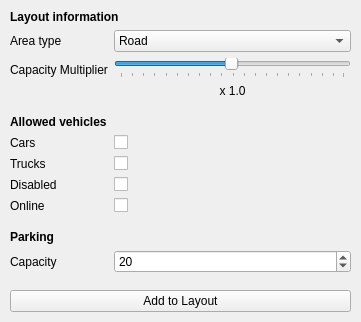
     <widget class="QWidget" name="formLayoutWidget">
      <property name="geometry">
       <rect>
        <x>480</x>
        <y>170</y>
        <width>361</width>
        <height>321</height>
       </rect>
      </property>
      <layout class="QFormLayout" name="form_layout">
       <property name="leftMargin">
        <number>10</number>
       </property>
       <property name="topMargin">
        <number>10</number>
       </property>
       <property name="rightMargin">
        <number>10</number>
       </property>
       <property name="bottomMargin">
        <number>10</number>
       </property>
       <item row="0" column="0" colspan="2">
        <widget class="QLabel" name="lab_layout_form">
         <property name="font">
          <font>
           <weight>75</weight>
           <bold>true</bold>
          </font>
         </property>
         <property name="text">
          <string>Layout information</string>
         </property>
        </widget>
       </item>
       <item row="1" column="0">
        <widget class="QLabel" name="lab_layout_area">
         <property name="text">
          <string>Area type</string>
         </property>
        </widget>
       </item>
       <item row="1" column="1">
        <widget class="QComboBox" name="comboBox_area_type">
         <item>
          <property name="text">
           <string>Road</string>
          </property>
         </item>
         <item>
          <property name="text">
           <string>Check-in</string>
          </property>
         </item>
         <item>
          <property name="text">
           <string>Entry</string>
          </property>
         </item>
         <item>
          <property name="text">
           <string>Parking</string>
          </property>
         </item>
         <item>
          <property name="text">
           <string>Gate</string>
          </property>
         </item>
        </widget>
       </item>
       <item row="2" column="0">
        <widget class="QLabel" name="lab_capacity_multiplier">
         <property name="text">
          <string>Capacity Multiplier</string>
         </property>
        </widget>
       </item>
       <item row="2" column="1">
        <layout class="QVBoxLayout" name="verticalLayout">
         <item>
          <widget class="QSlider" name="horSlider_capacity_multiplier">
           <property name="statusTip">
            <string/>
           </property>
           <property name="minimum">
            <number>1</number>
           </property>
           <property name="maximum">
            <number>200</number>
           </property>
           <property name="singleStep">
            <number>10</number>
           </property>
           <property name="pageStep">
            <number>10</number>
           </property>
           <property name="sliderPosition">
            <number>100</number>
           </property>
           <property name="orientation">
            <enum>Qt::Horizontal</enum>
           </property>
           <property name="tickPosition">
            <enum>QSlider::TicksBelow</enum>
           </property>
           <property name="tickInterval">
            <number>10</number>
           </property>
          </widget>
         </item>
         <item>
          <layout class="QHBoxLayout" name="horizontalLayout">
           <item>
            <widget class="QLabel" name="lab_horSlider_capacity_multi">
             <property name="text">
              <string>x 1.0</string>
             </property>
             <property name="alignment">
              <set>Qt::AlignCenter</set>
             </property>
            </widget>
           </item>
          </layout>
         </item>
        </layout>
       </item>
       <item row="4" column="0" colspan="2">
        <widget class="QLabel" name="lab_allowed_veh">
         <property name="font">
          <font>
           <weight>75</weight>
           <bold>true</bold>
          </font>
         </property>
         <property name="text">
          <string>Allowed vehicles</string>
         </property>
        </widget>
       </item>
       <item row="5" column="0">
        <layout class="QVBoxLayout" name="verticalLayout_6">
         <item>
          <widget class="QLabel" name="lab_allowed_car">
           <property name="text">
            <string>Cars</string>
           </property>
          </widget>
         </item>
         <item>
          <widget class="QLabel" name="lab_allowed_truck">
           <property name="text">
            <string>Trucks</string>
           </property>
          </widget>
         </item>
         <item>
          <widget class="QLabel" name="lab_allowed_disabled">
           <property name="text">
            <string>Disabled</string>
           </property>
          </widget>
         </item>
         <item>
          <widget class="QLabel" name="lab_allowed_online">
           <property name="text">
            <string>Online</string>
           </property>
          </widget>
         </item>
        </layout>
       </item>
       <item row="5" column="1">
        <layout class="QVBoxLayout" name="verticalLayout_5">
         <item>
          <widget class="QCheckBox" name="checkBox_allowed_car">
           <property name="text">
            <string/>
           </property>
          </widget>
         </item>
         <item>
          <widget class="QCheckBox" name="checkBox_allowed_truck">
           <property name="text">
            <string/>
           </property>
          </widget>
         </item>
         <item>
          <widget class="QCheckBox" name="checkBox_allowed_disabled">
           <property name="text">
            <string/>
           </property>
          </widget>
         </item>
         <item>
          <widget class="QCheckBox" name="checkBox_allowed_online">
           <property name="text">
            <string/>
           </property>
          </widget>
         </item>
        </layout>
       </item>
       <item row="7" column="0" colspan="2">
        <widget class="QLabel" name="lab_parking">
         <property name="font">
          <font>
           <weight>75</weight>
           <bold>true</bold>
          </font>
         </property>
         <property name="text">
          <string>Parking</string>
         </property>
        </widget>
       </item>
       <item row="8" column="0">
        <widget class="QLabel" name="lab_parking_capacity">
         <property name="text">
          <string>Capacity</string>
         </property>
        </widget>
       </item>
       <item row="8" column="1">
        <widget class="QDoubleSpinBox" name="doubleSpinBox_capacity">
         <property name="suffix">
          <string/>
         </property>
         <property name="decimals">
          <number>0</number>
         </property>
         <property name="maximum">
          <double>500.000000000000000</double>
         </property>
         <property name="value">
          <double>20.000000000000000</double>
         </property>
        </widget>
       </item>
       <item row="9" column="0" colspan="2">
        <spacer name="verticalSpacer">
         <property name="orientation">
          <enum>Qt::Vertical</enum>
         </property>
         <property name="sizeType">
          <enum>QSizePolicy::Fixed</enum>
         </property>
         <property name="sizeHint" stdset="0">
          <size>
           <width>20</width>
           <height>5</height>
          </size>
         </property>
        </spacer>
       </item>
       <item row="10" column="0" colspan="2">
        <widget class="QPushButton" name="but_add_to_layout">
         <property name="text">
          <string>Add to Layout</string>
         </property>
        </widget>
       </item>
       <item row="6" column="0" colspan="2">
        <spacer name="verticalSpacer_2">
         <property name="orientation">
          <enum>Qt::Vertical</enum>
         </property>
         <property name="sizeType">
          <enum>QSizePolicy::Fixed</enum>
         </property>
         <property name="sizeHint" stdset="0">
          <size>
           <width>20</width>
           <height>5</height>
          </size>
         </property>
        </spacer>
       </item>
       <item row="3" column="0" colspan="2">
        <spacer name="verticalSpacer_5">
         <property name="orientation">
          <enum>Qt::Vertical</enum>
         </property>
         <property name="sizeType">
          <enum>QSizePolicy::Fixed</enum>
         </property>
         <property name="sizeHint" stdset="0">
          <size>
           <width>20</width>
           <height>5</height>
          </size>
         </property>
        </spacer>
       </item>
      </layout>
     </widget>
